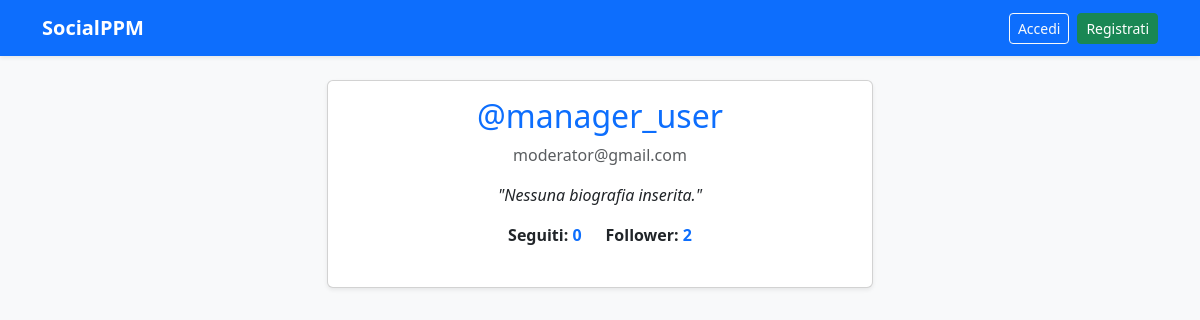
Screenshot of /manager_user/ with the database file from the repository.
### users/models.py (models this page shows, shortened)
class Profile(models.Model):
    user = models.OneToOneField(User, on_delete=models.CASCADE)
    bio = models.TextField(max_length=500, blank=True)
    follows = models.ManyToManyField(
        "self",
        related_name="followed_by",
        symmetrical=False,
        blank=True
    )

### users/views.py (the view)
# urls.py: path('<str:username>/', views.profile_view, name='profile'),
def profile_view(request, username):
    target_user = get_object_or_404(User, username=username)
    profile, created = Profile.objects.get_or_create(user=target_user)
    if request.user.is_authenticated:
        Profile.objects.get_or_create(user=request.user)
    context = {
        'profile_user': target_user,
        'profile': profile,
    }
    return render(request, 'users/profile.html', context)

### users/templates/users/profile.html (shortened to what this page needs)
{% extends 'base.html' %}
{% block content %}
<div class="row justify-content-center mt-4">
    <div class="col-md-6">
        <div class="card shadow-sm text-center">
            <div class="card-body">
                <h2 class="card-title text-primary">
                    @{{ profile_user.username }}
                </h2>
                <p class="text-muted">{{ profile_user.email }}</p>
                <p class="fst-italic my-3">
                    "{{ profile.bio|default:'Nessuna biografia inserita.' }}"
                </p>
                <div class="d-flex justify-content-center gap-4 mb-4 fw-bold">
                    <span>Seguiti: <span class="text-primary">{{ profile.follows.count }}</span></span>
                    <span>Follower: <span class="text-primary">{{ profile.followed_by.count }}</span></span>
                </div>
            </div>
        </div>
    </div>
</div>
{% endblock %}

### rows the page displays
Profile: bio "Nessuna biografia inserita.", follows.count "0", followed_by.count "2"

### other values shown
{{ profile_user.username }} "manager_user"
{{ profile_user.email }} "moderator@gmail.com"
